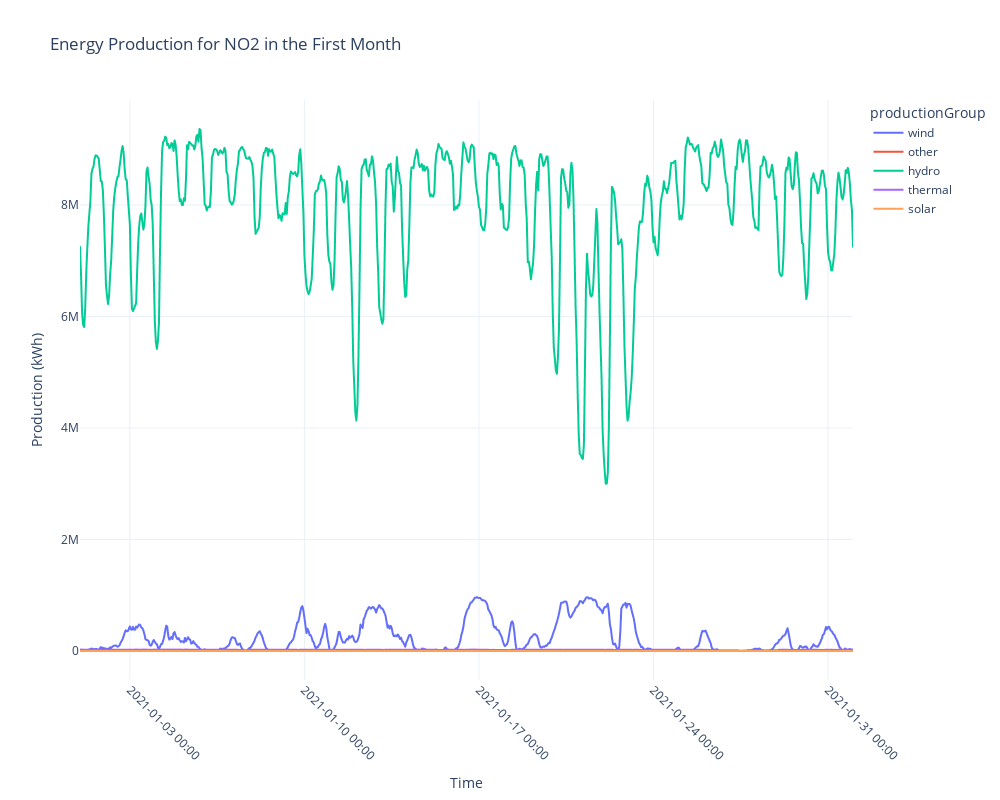

Here is the notebook cell this chart was saved with:
### Code cell
import plotly.express as px

# Creating the line plot using Plotly Express
fig = px.line(pandas_df_line,  x="startTime",  y="Quantity(Kwh)",  
    color="productionGroup", title=f"Energy Production for {chosen_area} in the First Month",  
    labels={"startTime": "Time", "Quantity(Kwh)": "Production (kWh)"},template="plotly_white")

# Customizing the plot size (making it more broad for my convenience)
fig.update_layout(width=1000,  height=800)

# Customizing the x-axis for better readability
fig.update_xaxes(tickformat='%Y-%m-%d %H:%M', tickangle=45)

# Showing the plot
fig.show()

### Figure 1 — Plotly figure (JSON) as saved in the notebook; plotly's stock layout.template omitted (floating-point values rounded to 4 significant figures; data arrays with more than 128 entries replaced by an {"elided": "..."} marker saying what was removed)
{"data": [{"hovertemplate": "productionGroup=wind<br>Time=%{x}<br>Production (kWh)=%{y}<extra></extra>", "legendgroup": "wind", "line": {"color": "#636efa", "dash": "solid"}, "marker": {"symbol": "circle"}, "mode": "lines", "name": "wind", "showlegend": true, "type": "scattergl", "x": {"elided": "745 str values"}, "xaxis": "x", "y": {"elided": "745 float values"}, "yaxis": "y"}, {"hovertemplate": "productionGroup=other<br>Time=%{x}<br>Production (kWh)=%{y}<extra></extra>", "legendgroup": "other", "line": {"color": "#EF553B", "dash": "solid"}, "marker": {"symbol": "circle"}, "mode": "lines", "name": "other", "showlegend": true, "type": "scattergl", "x": {"elided": "745 str values"}, "xaxis": "x", "y": {"elided": "745 float values"}, "yaxis": "y"}, {"hovertemplate": "productionGroup=hydro<br>Time=%{x}<br>Production (kWh)=%{y}<extra></extra>", "legendgroup": "hydro", "line": {"color": "#00cc96", "dash": "solid"}, "marker": {"symbol": "circle"}, "mode": "lines", "name": "hydro", "showlegend": true, "type": "scattergl", "x": {"elided": "745 str values"}, "xaxis": "x", "y": {"elided": "745 float values"}, "yaxis": "y"}, {"hovertemplate": "productionGroup=thermal<br>Time=%{x}<br>Production (kWh)=%{y}<extra></extra>", "legendgroup": "thermal", "line": {"color": "#ab63fa", "dash": "solid"}, "marker": {"symbol": "circle"}, "mode": "lines", "name": "thermal", "showlegend": true, "type": "scattergl", "x": {"elided": "745 str values"}, "xaxis": "x", "y": {"elided": "745 float values"}, "yaxis": "y"}, {"hovertemplate": "productionGroup=solar<br>Time=%{x}<br>Production (kWh)=%{y}<extra></extra>", "legendgroup": "solar", "line": {"color": "#FFA15A", "dash": "solid"}, "marker": {"symbol": "circle"}, "mode": "lines", "name": "solar", "showlegend": true, "type": "scattergl", "x": {"elided": "745 str values"}, "xaxis": "x", "y": {"elided": "745 float values"}, "yaxis": "y"}], "layout": {"height": 800, "legend": {"title": {"text": "productionGroup"}, "tracegroupgap": 0}, "title": {"text": "Energy Production for NO2 in the First Month"}, "width": 1000, "xaxis": {"anchor": "y", "domain": [0, 1], "tickangle": 45, "tickformat": "%Y-%m-%d %H:%M", "title": {"text": "Time"}}, "yaxis": {"anchor": "x", "domain": [0, 1], "title": {"text": "Production (kWh)"}}}}
